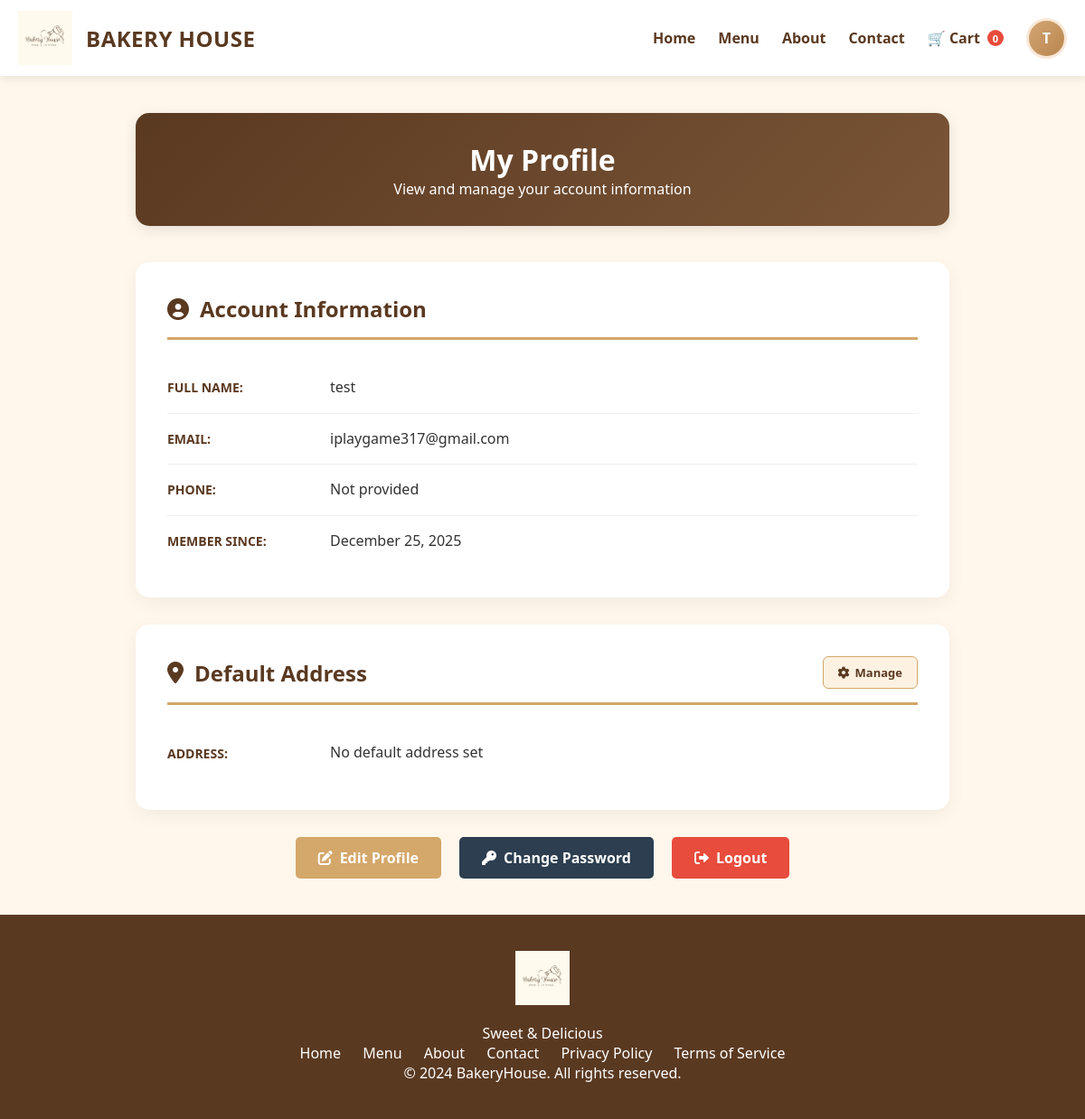
The page /profile.php (signed in) on the database as committed earlier.
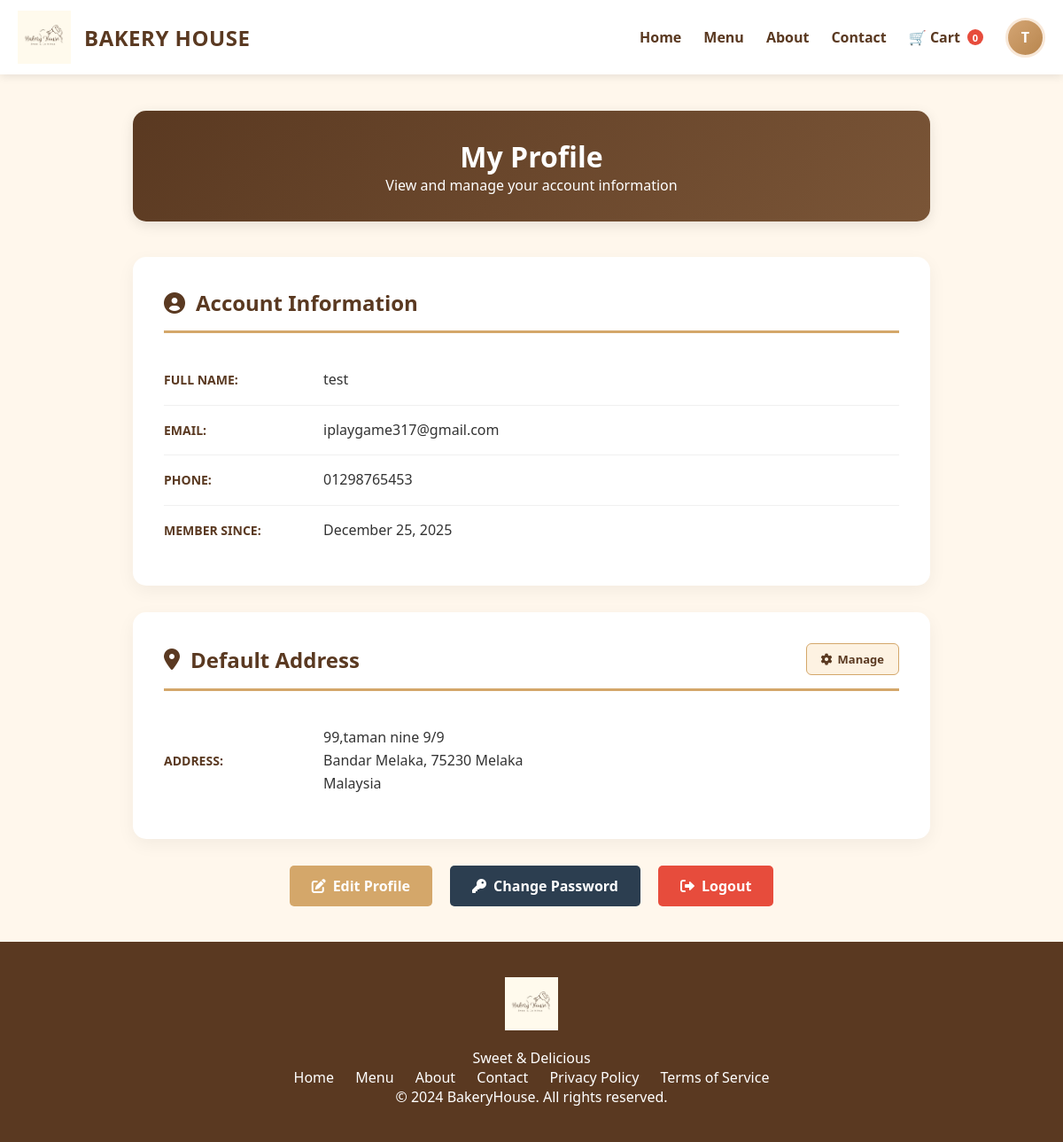
The same page on the database as committed later.
### tables this page shows
CREATE TABLE `user_db` (
  `id` int(11) NOT NULL,
  `name` varchar(100) NOT NULL,
  `email` varchar(255) NOT NULL,
  `password` varchar(255) NOT NULL,
  `phone` varchar(20) DEFAULT NULL,
  `address` text DEFAULT NULL,
  `created_at` timestamp NOT NULL DEFAULT current_timestamp(),
  `updated_at` timestamp NOT NULL DEFAULT current_timestamp() ON UPDATE current_timestamp()
);

CREATE TABLE `user_addresses` (
  `id` int(11) NOT NULL,
  `user_id` int(11) NOT NULL,
  `address_text` text NOT NULL,
  `is_default` tinyint(1) DEFAULT 0,
  `updated_at` timestamp NOT NULL DEFAULT current_timestamp() ON UPDATE current_timestamp()
);

### profile.php (the view, shortened to what this page needs)
<?php
require_once 'config.php';
$userId = $_SESSION['user_id'];
try {
    $query = "SELECT name, email, phone, address, created_at FROM user_db WHERE id = ?";
    $stmt = $pdo->prepare($query);
    $stmt->execute([$userId]);
    $user = $stmt->fetch(PDO::FETCH_ASSOC);
    if ($user) {
        $name = htmlspecialchars($user['name']);
        $email = htmlspecialchars($user['email']);
        $phone = htmlspecialchars($user['phone'] ?? 'Not provided');
        $memberSince = date("F j, Y", strtotime($user['created_at']));
        $addrQuery = "SELECT address_text FROM user_addresses WHERE user_id = ? AND is_default = 1 LIMIT 1";
        $addrStmt = $pdo->prepare($addrQuery);
        $addrStmt->execute([$userId]);
        $defaultAddr = $addrStmt->fetch(PDO::FETCH_ASSOC);
        if ($defaultAddr) {
            $raw_address = $defaultAddr['address_text'];
        } else {
            $raw_address = $user['address'];
        }
        $address_display = "No default address set";
        if (!empty($raw_address)) {
            if (strpos($raw_address, '|') !== false) {
                $parts = explode('|', $raw_address);
                if (count($parts) >= 3) {
                    $addrLine = htmlspecialchars($parts[2]);
                    $addrArea = ($parts[0] === 'other' && isset($parts[3])) ? htmlspecialchars($parts[3]) : htmlspecialchars($parts[0]);
                    $addrPost = htmlspecialchars($parts[1]);
                    $address_display = "$addrLine<br>$addrArea, $addrPost Melaka<br>Malaysia";
                }
            } else {
                $address_display = htmlspecialchars($raw_address);
            }
        }
    }
} catch (PDOException $e) {
    die("Error: " . $e->getMessage());
}
?>
<!DOCTYPE html>
<html lang="en">
<head>
    <link rel="stylesheet" href="profile.css">
    <link rel="stylesheet" href="https://cdnjs.cloudflare.com/ajax/libs/font-awesome/6.0.0/css/all.min.css">
</head>
<body>
    <?php include 'header.php'; ?>
    <main class="profile-page">
        <div class="profile-container">
            <div class="profile-header">
                <h1>My Profile</h1>
                <p>View and manage your account information</p>
            </div>
            <div class="info-card">
                <h2><i class="fas fa-user-circle"></i> Account Information</h2>
                <div class="info-row">
                    <div class="info-label">FULL NAME:</div>
                    <div class="info-value"><?php echo $name; ?></div>
                </div>
                <div class="info-row">
                    <div class="info-label">EMAIL:</div>
                    <div class="info-value"><?php echo $email; ?></div>
                </div>
                <div class="info-row">
                    <div class="info-label">PHONE:</div>
                    <div class="info-value"><?php echo $phone; ?></div>
                </div>
                <div class="info-row">
                    <div class="info-label">MEMBER SINCE:</div>
                    <div class="info-value"><?php echo $memberSince; ?></div>
                </div>
            </div>
            <div class="info-card">
                <div class="address-header">
                    <h2><i class="fas fa-map-marker-alt"></i> Default Address</h2>
                    <a href="manageaddress.php" class="btn-manage-address">
                        <i class="fas fa-cog"></i> Manage
                    </a>
                </div>
                <div class="info-row">
                    <div class="info-label">ADDRESS:</div>
                    <div class="info-value"><?php echo $address_display; ?></div>
                </div>
            </div>
           <div class="action-buttons">
                <a href="editprofile.php" class="btn btn-edit">
                    <i class="fas fa-edit"></i> Edit Profile
                </a>
                <a href="changepassword.php" class="btn btn-change-password">
                    <i class="fas fa-key"></i> Change Password
                </a>
                <a href="logout.php" class="btn btn-logout">
                    <i class="fas fa-sign-out-alt"></i> Logout
                </a>
            </div>
        </div>
    </main>
    <footer>
        <div class="container">
            <div class="footer-content">
                <div class="footer-logo">
                    <img src="Bakery House Logo.png" alt="BakeryHouse">
                </div>
                <p>Sweet & Delicious</p>
                <div class="footer-links">
                    <a href="mainpage.php">Home</a>
                    <a href="menu.php">Menu</a>
                    <a href="about_us.php">About</a>
                    <a href="contact_us.php">Contact</a>
                    <a href="privacypolicy.php">Privacy Policy</a>
                    <a href="termservice.php">Terms of Service</a>
                </div>
                <p>&copy; 2024 BakeryHouse. All rights reserved.</p>
            </div>
        </div>
    </footer>
</body>
</html>

### header.php (shortened to what this page needs)
<?php
$isLoggedIn = isset($_SESSION['logged_in']) && $_SESSION['logged_in'] === true;
$userName = $isLoggedIn ? ($_SESSION['user_name'] ?? 'User') : '';
?>
<header class="main-header">
    <div class="header-navbar">
        <a href="mainpage.php" class="logo-brand">
            <img src="Bakery House Logo.png" alt="Bakery House">
            <span class="brand-name">Bakery House</span>
        </a>
        <ul class="nav-links">
            <?php $cur_file = basename($_SERVER['PHP_SELF']); ?>
            <li><a href="mainpage.php" class="<?= ($cur_file == 'mainpage.php') ? 'active' : '' ?>">Home</a></li>
            <li><a href="menu.php">Menu</a></li>
            <li><a href="about_us.php">About</a></li>
            <li><a href="contact_us.php">Contact</a></li>
            <li class="cart-icon-wrapper" onclick="window.location.href='cart.php'">
                <span>🛒 Cart</span>
                <span class="cart-badge">0</span>
            </li>
            <?php if ($isLoggedIn): ?>
                <li class="user-menu-wrapper">
                    <div class="user-icon-circle" onclick="toggleHeaderDropdown(event)">
                        <?= strtoupper(substr($userName, 0, 1)) ?>
                    </div>
                </li>
            <?php else: ?>
                <li><a href="User_Login.php" style="background:#d4a76a; color:white; padding:8px 16px; border-radius:5px; text-decoration:none; font-weight:600;">Sign In</a></li>
            <?php endif; ?>
        </ul>
    </div>
</header>

### profile.css (style rules this page uses)
* { margin: 0; padding: 0; box-sizing: border-box; }
body { display: flex; flex-direction: column; min-height: 100vh; background-color: #fff7ec; font-family: 'Segoe UI', Tahoma, sans-serif; color: #000000; padding-top: 85px; }
.container { max-width: 1200px; margin: 0 auto; padding: 0 20px; }
main.profile-page { flex: 1; padding-bottom: 40px; padding-top: 40px; }
.profile-container { max-width: 900px; margin: 0 auto; }
.profile-header { padding: 30px; background: linear-gradient(135deg, #5a3921 0%, #7a5537 100%); border-radius: 15px; color: white; text-align: center; margin-bottom: 40px; box-shadow: 0 4px 15px rgba(0,0,0,0.1); }
.info-card { padding: 35px; background: white; border-radius: 15px; box-shadow: 0 6px 20px rgba(0, 0, 0, 0.05); margin-bottom: 30px; }
.info-card h2 { display: flex; align-items: center; gap: 12px; padding-bottom: 15px; border-bottom: 3px solid #d4a76a; color: #5a3921; margin-bottom: 25px; }
.address-header { display: flex; justify-content: space-between; align-items: center; margin-bottom: 25px; padding-bottom: 15px; border-bottom: 3px solid #d4a76a; }
.address-header h2 { border-bottom: none; margin-bottom: 0; padding-bottom: 0; }
.info-row { display: flex; align-items: center; padding: 15px 0; border-bottom: 1px solid #f0f0f0; }
.info-row:last-child { border-bottom: none; }
.info-label { min-width: 180px; color: #5a3921; font-weight: 700; font-size: 14px; }
.info-value { flex: 1; color: #333; line-height: 1.6; }
.action-buttons { display: flex; justify-content: center; flex-wrap: wrap; gap: 20px; margin-top: 30px; }
.btn { display: inline-flex; align-items: center; gap: 8px; padding: 12px 25px; border-radius: 5px; color: white; font-weight: 600; text-decoration: none; transition: 0.3s; }
.btn-edit { background: #d4a76a; }
.btn-change-password { background: #2c3e50; }
.btn-logout { background: #e74c3c; }
.btn-manage-address { display: inline-flex; align-items: center; gap: 6px; padding: 8px 16px; background-color: #fdf2e2; border: 1px solid #d4a76a; border-radius: 6px; color: #5a3921; font-size: 13px; font-weight: 600; text-decoration: none; transition: all 0.3s ease; }
footer { padding: 40px 0; background-color: #5a3921; color: white; text-align: center; }
.footer-logo img { height: 60px; margin-bottom: 15px; }
.footer-links a { margin: 0 10px; color: white; text-decoration: none; transition: color 0.3s; }

Rows that differ between the two databases and show on the page:
changed user_db "test": phone "Not provided" → "01298765453"
added user_addresses: address_text "99,taman nine 9/9", address_text "Bandar Melaka", address_text "75230"
Other text that changed with them:
$address_display: "No default address set" → (not shown)
text now shown: ", Melaka Malaysia"
